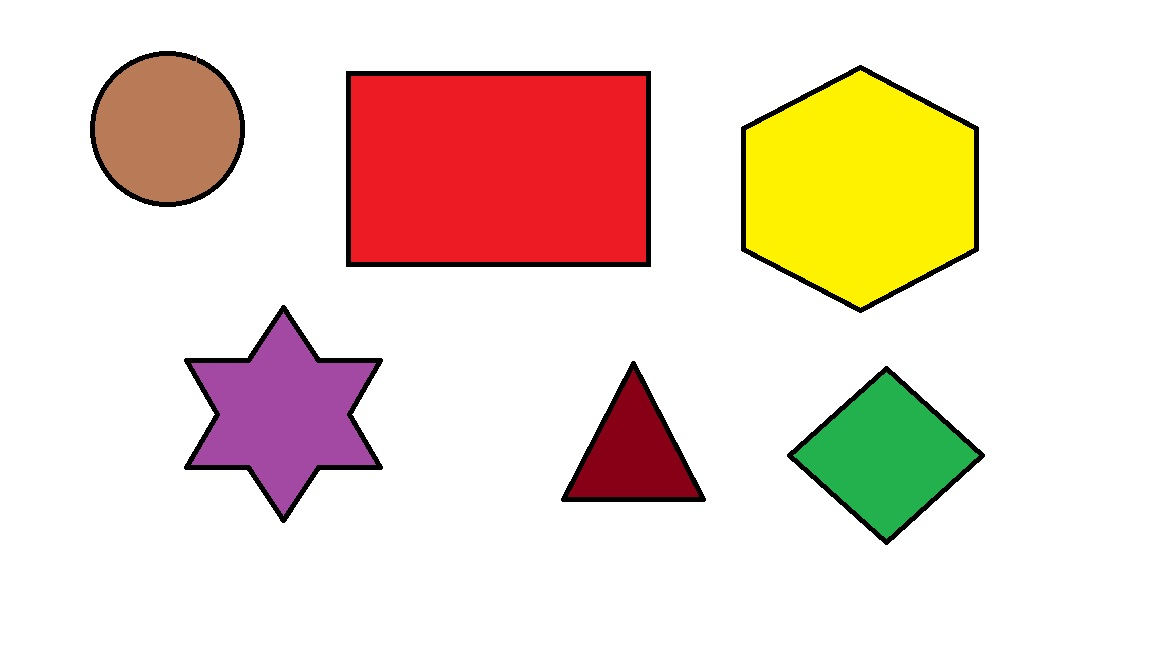
#> input picture Assignments/Aditya/Untitled.jpg, 1152 x 648 px
$ jupyter execute --allow-errors Detect_shapes1.ipynb
#> lines starting #> are read from the running program, lines starting #| are printed output that depends on the picture; after the words box and inside, x2 and y2 are one past the last pixel; in counts of white or black regions, pixels touching at a corner belong together
[cell 1]
import cv2
import numpy as np

image = cv2.imread('Untitled.jpg')
#> image is the input picture: shape (648, 1152, 3); mean B, G, R 206, 218.7, 237.1
cv2.imshow('shapes', image)

gray = cv2.cvtColor(image, cv2.COLOR_BGR2GRAY)
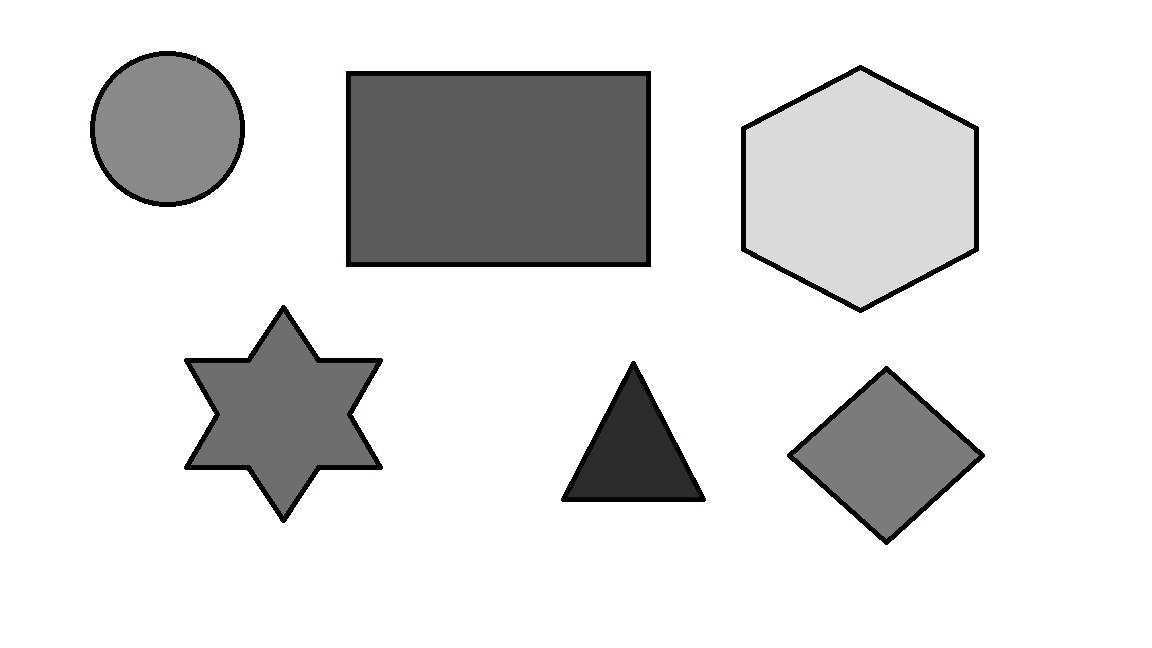
#> gray: shape (648, 1152); min 0, max 255, mean 222.8


ret, thresh = cv2.threshold(gray, 127, 255, cv2.THRESH_BINARY)
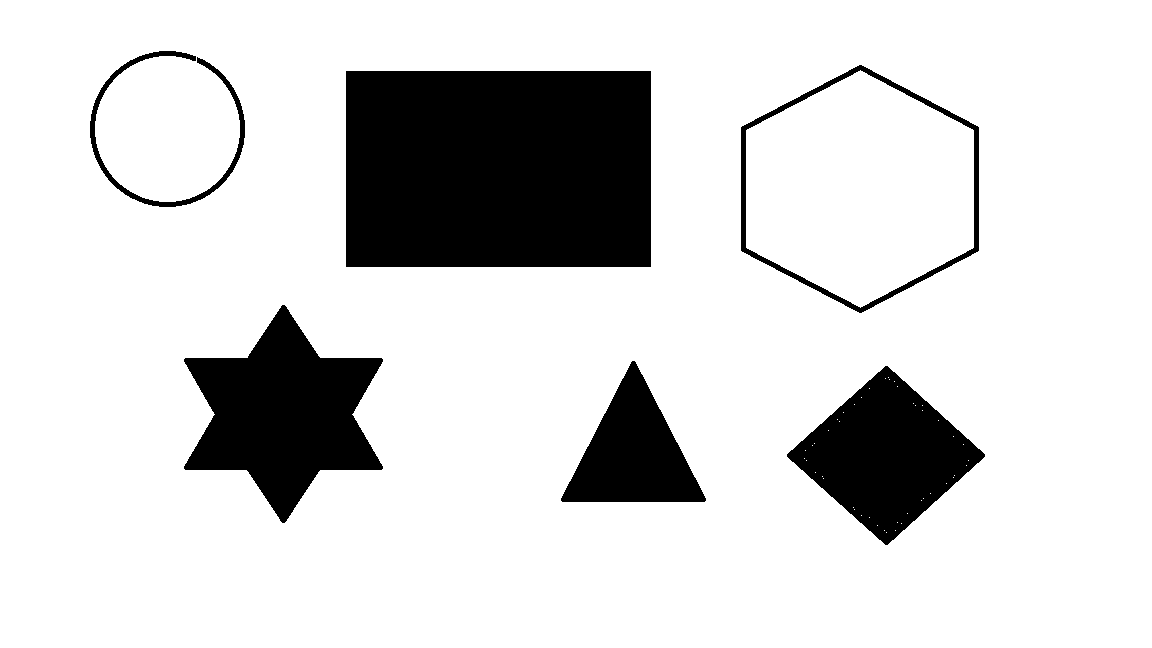
#> thresh: shape (648, 1152); 84.2% white; 6 black regions

contours, heirarchy = cv2.findContours(thresh,cv2.RETR_TREE, cv2.CHAIN_APPROX_SIMPLE)
#> contours = 54 contours, 46 with area under 20; largest, box (x1, y1, x2, y2) and area: (0, 0, 1152, 648) 744697, (345, 70, 652, 268) 60280, (740, 64, 980, 314) 44709, (746, 70, 974, 308) 40161, (183, 304, 384, 524) 23390, (786, 365, 986, 546) 18298, (560, 360, 707, 503) 10866, (89, 50, 246, 208) 2780
len(contours)

cnt_list = []
len(cnt_list)
i = 0

for cnt in contours:
    if i == 0:
        i = 1
        continue
    approx = cv2.approxPolyDP(cnt, 0.01*cv2.arcLength(cnt, True), True)
    i = len(approx)
    cnt_list.append(i)
    if len(approx) == 3:
        shape_name = "Triangle 3"
        cv2.drawContours(image, [cnt], 0, (0, 255, 0), 5)

        #placing text at centre
        M = cv2.moments(cnt)
        cx = int(M['m10'] / M['m00'])
        cy = int(M['m01'] / M['m00'])
        cv2.putText(image, shape_name, (cx-50, cy), cv2.FONT_HERSHEY_SIMPLEX, 1, (0,0,0), 1)

    elif len(approx) == 5:
        shape_name = "Pentagon 5"
        cv2.drawContours(image, [cnt], -1, (0,255,0), 5)
        #placing text at centre
        M = cv2.moments(cnt)
        cx = int(M['m10'] / M['m00'])
        cy = int(M['m01'] / M['m00'])
        cv2.putText(image, shape_name, (cx-50, cy), cv2.FONT_HERSHEY_SIMPLEX, 1, (0,0,0), 1)

    elif len(approx) == 6:
        shape_name = "Hexagon 6"
        cv2.drawContours(image, [cnt], -1, (0,255,0), 5)
        #placing text at centre
        M = cv2.moments(cnt)
        cx = int(M['m10'] / M['m00'])
        cy = int(M['m01'] / M['m00'])
        cv2.putText(image, shape_name, (cx-50, cy), cv2.FONT_HERSHEY_SIMPLEX, 1, (0,0,0), 1)

    elif len(approx) == 8:
        shape_name = "Octagon 8"
        cv2.drawContours(image, [cnt], -1, (0,255,0), 5)
        #placing text at centre
        M = cv2.moments(cnt)
        cx = int(M['m10'] / M['m00'])
        cy = int(M['m01'] / M['m00'])
        cv2.putText(image, shape_name, (cx-50, cy), cv2.FONT_HERSHEY_SIMPLEX, 1, (0,0,0), 1)

    elif len(approx) == 12:
        shape_name = "Star 12"
        cv2.drawContours(image, [cnt], -1, (0,255,0), 5)
        #placing text at centre
        M = cv2.moments(cnt)
        cx = int(M['m10'] / M['m00'])
        cy = int(M['m01'] / M['m00'])
        cv2.putText(image, shape_name, (cx-50, cy), cv2.FONT_HERSHEY_SIMPLEX, 1, (0,0,0), 1)

    elif len(approx) == 4:
        x, y, w, h = cv2.boundingRect(approx)
        aspectRatio = float(w)/h
        if aspectRatio >= 0.5 and aspectRatio <= 1.5:
            shape_name = "Square 4"
            cv2.drawContours(image, [cnt], -1, (0,255,0), 5)
            #placing text at centre
            M = cv2.moments(cnt)
            cx = int(M['m10'] / M['m00'])
            cy = int(M['m01'] / M['m00'])
            cv2.putText(image, shape_name, (cx-50, cy), cv2.FONT_HERSHEY_SIMPLEX, 1, (0,0,0), 1)
        else:
            shape_name = "Rectangle 4"
            cv2.drawContours(image, [cnt], -1, (0,255,0), 5)
            #placing text at centre
            M = cv2.moments(cnt)
            cx = int(M['m10'] / M['m00'])
            cy = int(M['m01'] / M['m00'])
            cv2.putText(image, shape_name, (cx-50, cy), cv2.FONT_HERSHEY_SIMPLEX, 1, (0,0,0), 1)

    elif len(approx) > 15:
        shape_name = "Circle"
        cv2.drawContours(image, [cnt], -1, (0,255,0), 5)
        #placing text at centre
        M = cv2.moments(cnt)
        cx = int(M['m10'] / M['m00'])
        cy = int(M['m01'] / M['m00'])
        cv2.putText(image, shape_name, (cx-50, cy), cv2.FONT_HERSHEY_SIMPLEX, 1, (0,0,0), 1)
#> this loop made 54 passes
#> (approx, i, x, y, w, h, aspectRatio, shape_name) on passes 2, 51: ([[885, 365], [985, 454], [887, 545], [786, 456]], 4, 786, 365, 200, 181, 1.1, 'Square 4'), ([[345, 71], [650, 70], [651, 266], [346, 267]], 4, 345, 70, 307, 198, 1.55, 'Rectangle 4')
#> (approx, i, shape_name, cx, cy) on pass 49: ([[632, 360], [704, 502], [560, 500]], 3, 'Triangle 3', 633, 453)
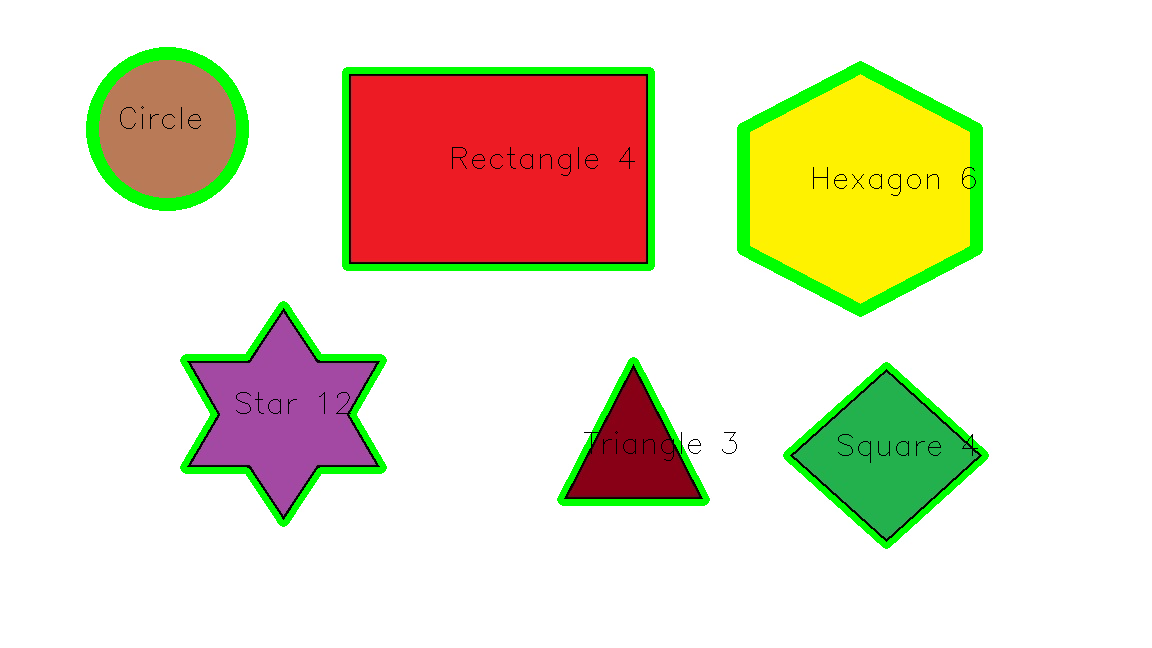
#> image: shape (648, 1152, 3); 4.78% of pixels changed, all inside (x1, y1, x2, y2) = (86, 47, 989, 549)
#> after the loop, cnt_list = 53 values, max 17 at index 52, min 1 at index 1, mean 1.85


print(len(cnt_list))
#| 53

cnt_list.sort()
print(len(cnt_list))
#| 53

for i in cnt_list:
    if i == 3:
        print("triangle")
    elif i == 4:
        print("quadrilateral")
    elif i == 5:
        print("Pentagon")
    elif i == 6:
        print("Hexagon")
    elif i == 8:
        print("Octagon")
    elif i == 12:
        print("Star")
    elif i > 15:
        print("Circle")
#> this loop made 53 passes
#> i on passes 3 to 14: 1, 1, 1, 1, 1, 1, 1, 1, 1, 1, 1, 1
#| triangle
#| quadrilateral
#| quadrilateral
#| Hexagon
#| Hexagon
#| Star
#| Circle

cv2.imshow("image1", image)
cv2.waitKey(0)
#> (the rest of this cell did not finish here and is left out)
